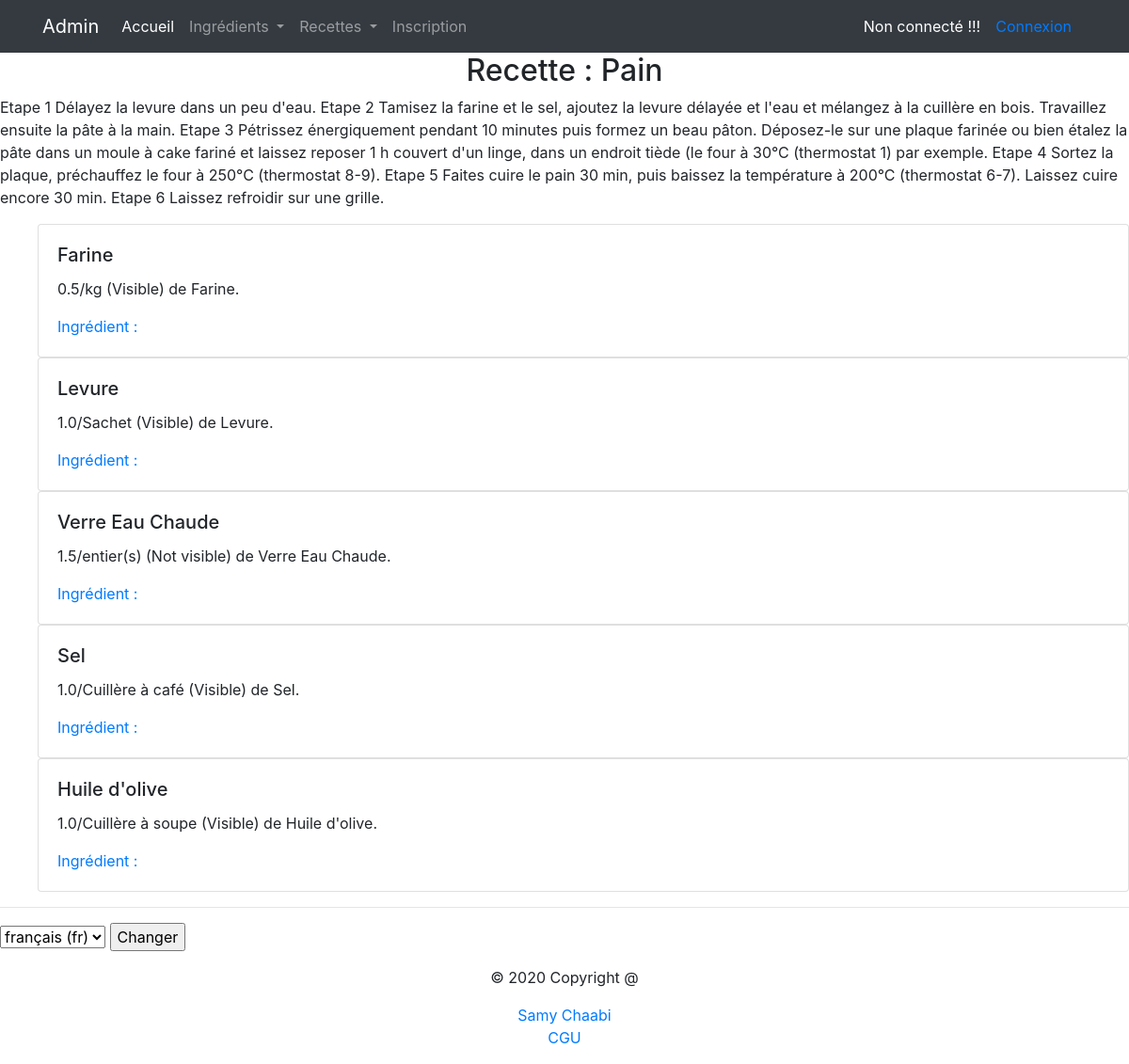
Page /fr/recipes/1 on the committed database.
### app/models.py (models this page shows, shortened)
class Recipe(models.Model):
    title = models.CharField(max_length=200, default="No Title",
                             blank=True, null=True)
    description = models.CharField(max_length=1000, default="No Description",
                                   blank=True, null=True)
    detail = models.TextField(name="detail", blank=True, null=True)
    tags = models.ManyToManyField('Tag', through='RecipeTag')

class RecipeIngredientUnit(models.Model):
    recipe = models.ForeignKey(Recipe, on_delete=models.CASCADE,
                               related_name= 'ingredients')
    ingredient = models.ForeignKey(Ingredient, on_delete=models.CASCADE)
    unit = models.ForeignKey(Unit, on_delete=models.CASCADE)
    quantity = models.FloatField(default=1.0, blank=True, null=True)
    class Meta:
        unique_together = ("recipe", "ingredient", "unit")

class Ingredient(models.Model):
    recipe = models.ForeignKey(Recipe, on_delete=models.CASCADE)
    name = models.CharField(max_length=200, default="No Name",
                            blank=True, null=True)
    description = models.CharField(max_length=1000, default="No Description",
                                   blank=True, null=True)
    def __str__(self):
        return f'{self.name}'

class Unit(models.Model):
    name = models.CharField(max_length=200, default="No Name", blank=True, null=True)
    description = models.CharField(max_length=1000, default="No Description", blank=True, null=True)
    is_actual_measure = models.BooleanField(default=True, blank=True, null=True)
    is_visible = models.BooleanField(default=True, blank=True, null=True)
    def __str__(self):
        if self.is_visible:
            return f'{self.name} (Visible)'
        return f'{self.name} (Not visible)'

### app/views.py (the view)
# urls.py: path('recipes/<int:pk>', RecipeDetailView.as_view(), name="recipes_detail"),
class RecipeDetailView(generic.DetailView):
    model = Recipe
    template_name = "details/recipes_detail.html"

### templates/details/recipes_detail.html (shortened to what this page needs)
{% extends "base.html" %}
{% load static i18n %}
{% block content %}
    <h2 align="center">Recette : {{ object.title }}</h2>
    <p> {{ object.detail }}</p>
    <ul>
        {% for r_i_u in object.ingredients.all %}
            <div class="card">
                <div class="card-body">
                    <h5 class="card-title">{{ r_i_u.ingredient }}</h5>
                    <p class="card-text">{{ r_i_u.quantity }}/{{ r_i_u.unit }} de {{ r_i_u.ingredient }}.</p>
                    <a href="{% url "recipes_search_by_ingredient_list" r_i_u.ingredient %}" class="card-link">Ingrédient
                        : {{ object.name }}</a>
                </div>
            </div>
        {% endfor %}
    </ul>
{% endblock %}

### templates/base.html (shortened to what this page needs)
{% load static i18n %}
<!doctype html>
<html lang="fr">
<head>
    <link rel="stylesheet" href="{% static 'css/styles.css' %}">
    <link rel="stylesheet" href="https://stackpath.bootstrapcdn.com/bootstrap/4.4.1/css/bootstrap.min.css"
>
</head>
<body>
{% block nav %}
    <nav class="navbar navbar-expand-lg navbar-dark bg-dark">
        <div class="container">
            <a class="navbar-brand" href="/admin">{% trans 'Admin' %}</a>
            <div class="collapse navbar-collapse" id="navbarSupportedContent">
                <ul class="navbar-nav mr-auto">
                    <li class="nav-item active">
                        <a class="nav-link" href="{% url "index" %}">{% trans 'Accueil' %} <span class="sr-only">(current)</span></a>
                    </li>
                    <li class="nav-item dropdown">
                        <a class="nav-link dropdown-toggle" href="#" role="button" id="navbarDropdown"
                           data-toggle="dropdown" aria-haspopup="true" aria-expanded="true">
                            {% trans 'Ingrédients' %}
                        </a>
                    </li>
                    <li class="nav-item dropdown">
                        <a class="nav-link dropdown-toggle" href="#" role="button" id="navbarDropdown"
                           data-toggle="dropdown" aria-haspopup="true" aria-expanded="true">
                            {% trans 'Recettes' %}
                        </a>
                    </li>
                    <li class="nav-item">
                        {% if not user.is_authenticated %}
                        <a class="nav-link" href="{% url "register_form" %}">{% trans 'Inscription' %}</a>
                        {% endif %}
                    </li>
                </ul>
                {% if user.is_authenticated %}
                    <li class="nav-item" align="center"
                        style="color: white">{% trans 'Bonjour et bienvenue' %} {{ user.username }} !
                    </li>
                    <li class="nav-link">
                        <a href="{% url 'logout' %}">{% trans 'Déconnexion' %}</a>
                    </li>
                {% else %}
                    <li class="nav-item" align="center"
                        style="color: white">{% trans 'Non connecté !!!' %} {{ user.username }}
                    </li>
                    <li class="nav-link">
                        <a href="{% url 'login' %}">{% trans 'Connexion' %}</a>
                    </li>
                {% endif %}
            </div>
        </div>
    </nav>
{% endblock %}
<section id="content">
    {% block content %}{% endblock %}
</section>
<hr>
<footer class="page-footer font-small black darken-3">
    <form action="{% url 'set_language' %}" method="post">{% csrf_token %}
        <select name="language">
            {% get_current_language as LANGUAGE_CODE %}
            {% get_available_languages as LANGUAGES %}
            {% get_language_info_list for LANGUAGES as languages %}
            {% for language in languages %}
                <option value="{{ language.code }}"{% if language.code == LANGUAGE_CODE %} selected{% endif %}>
                    {{ language.name_local }} ({{ language.code }})
                </option>
            {% endfor %}
        </select>
        <input type="submit" value="Changer">
    </form>
    <div class="footer-copyright text-center py-3">
        <p>© 2020 Copyright @</p>
        <a href="https://github.com/xhackax47/">Samy Chaabi</a>
        <br/>
        <a href="cgu">CGU</a>
    </div>
</footer>

### static/css/styles.css (style rules this page uses)
li { list-style-type: none; }

### rows in the picture
Recipe: title "Pain", detail "Etape 1 Délayez la levure dans un peu d'eau. Etape 2 Tamisez la farine et le sel, ajoutez la levure délayée et l'eau et mélangez à la cuillère en bois. Travaillez ensuite la pâte à la main. Etape 3 Pétrissez énergiquement pendant 10 minutes puis formez un beau pâton. Déposez-le sur une plaque farinée ou bien étalez la pâte dans un moule à cake fariné et laissez reposer 1 h couvert d'un linge, dans un endroit tiède (le four à 30°C (thermostat 1) par exemple. Etape 4 Sortez la plaque, préchauffez le four à 250°C (thermostat 8-9). Etape 5 Faites cuire le pain 30 min, puis baissez la température à 200°C (thermostat 6-7). Laissez cuire encore 30 min. Etape 6 Laissez refroidir sur une grille."
RecipeIngredientUnit: ingredient "Farine", quantity "0.5", unit "kg (Visible)"
RecipeIngredientUnit: ingredient "Levure", quantity "1.0", unit "Sachet (Visible)"
RecipeIngredientUnit: ingredient "Verre Eau Chaude", quantity "1.5", unit "entier(s) (Not visible)"
RecipeIngredientUnit: ingredient "Sel", quantity "1.0", unit "Cuillère à café (Visible)"
RecipeIngredientUnit: ingredient "Huile d'olive", quantity "1.0", unit "Cuillère à soupe (Visible)"

### other values in the picture
form field language "français (fr)"
